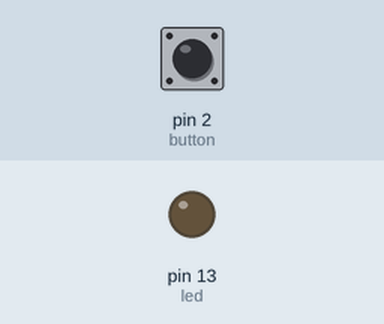
Bench run of a sketch on a simulated Arduino Uno, built with avr-gcc and run on an emulated ATmega328P. On the bench: output pins drawn as LEDs (lit = HIGH). The test bench sets the inputs (shaded band); at power-on: pin 2 (button) LOW.

Above: at 1.2 s.
1.3 s: pin 2 (button) pulled HIGH for 0.15 s
At 1.8 s:
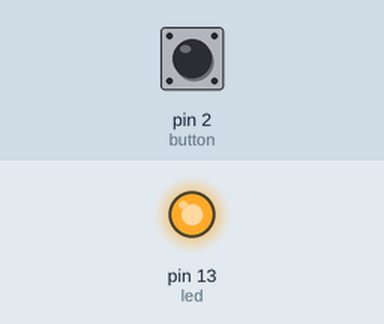
Timing chart, 0 to 4.3 s (numbered marks = the images above; inputs shaded):
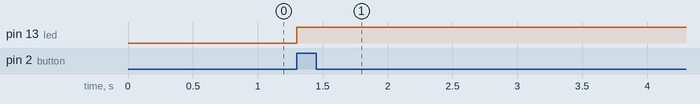

Measured:
- after the input at 1.3 s, pin 13 (led): LOW → HIGH at once

The sketch:

button_alarm.ino
```cpp
int i = 0;
int minutes = 4;
int seconds = 54;
int button = 2;
int led = 13;
int alarm;
int buttonState;
int digit1;
int digit2;

void setup() {
  pinMode(button, INPUT);
  pinMode(led, OUTPUT);
  digitalWrite(led, LOW);
  digitalWrite(alarm, LOW);
}

void loop() {
  // put your main code here, to run repeatedly:
  buttonState=digitalRead(2);
digit1=seconds%10;
digit2=seconds/10;
  if (buttonState == 1 && (digit1==5 or digit2==5))
  digitalWrite(led, HIGH);
  if (buttonState == 1 && (digit1!=5 or digit2!=5))
  digitalWrite(alarm, HIGH);


}
```
